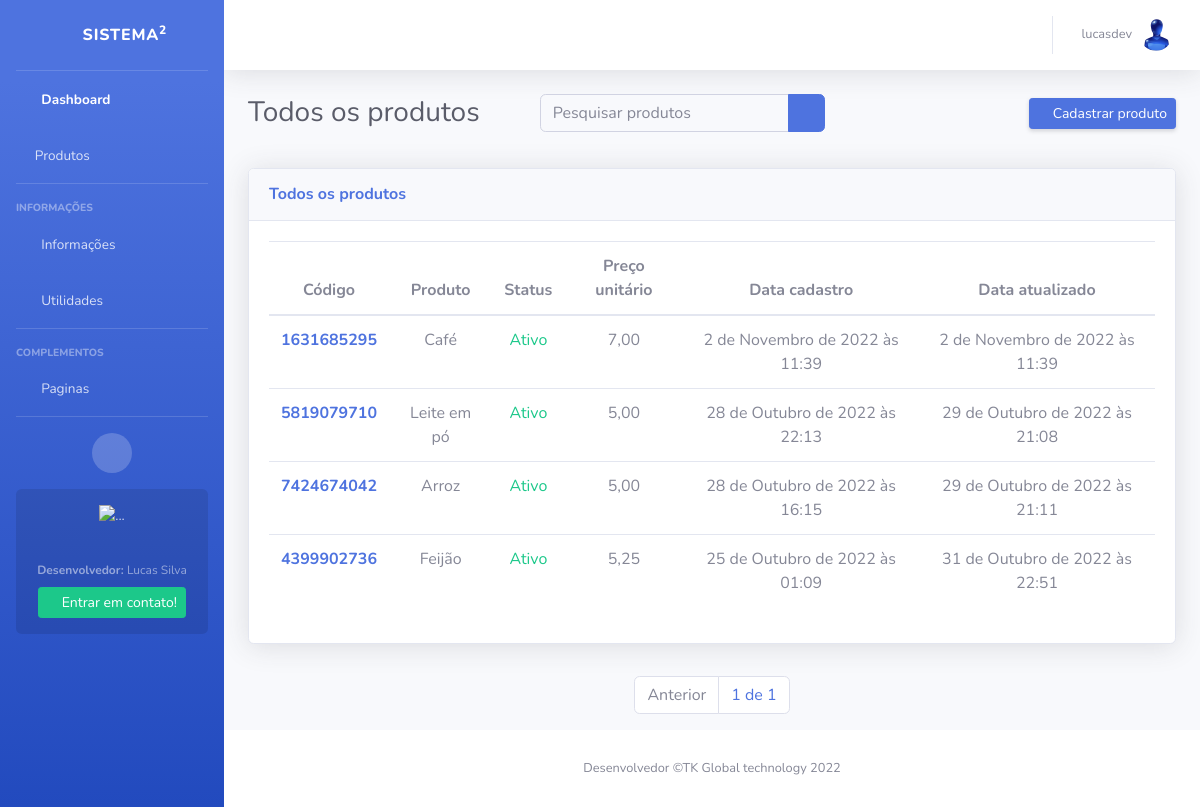
The page /produtos/todos/ (signed in) on the database as committed earlier.
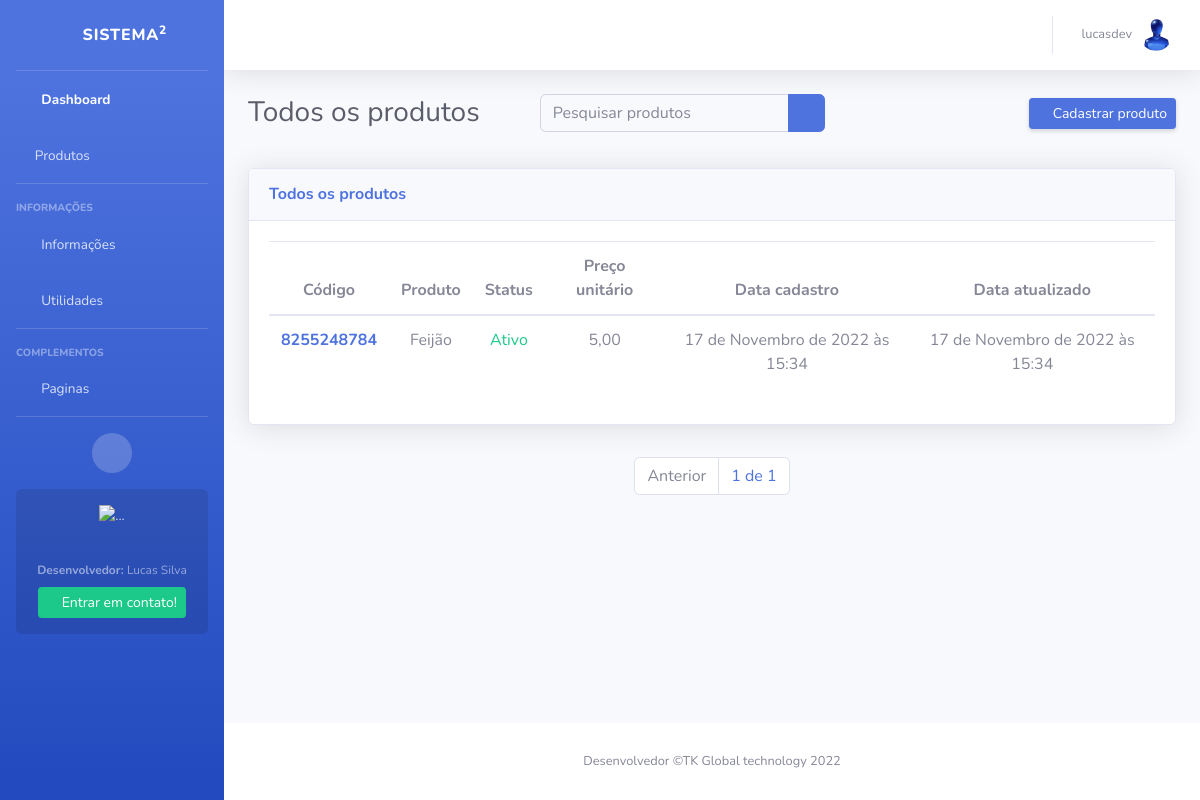
The same page on the database as committed later.
### apps/products/models/products.py (models this page shows, shortened)
class Products(models.Model):
    code = models.BigIntegerField(default=gerar_id, editable=False)
    created_by_user = models.ForeignKey(User, on_delete=models.CASCADE)
    name = models.CharField(max_length=50)
    value = models.DecimalField(max_digits=9, decimal_places=2)
    quantity = models.BigIntegerField(default=1, null=True, blank=True)
    amunt_sell = models.DecimalField(max_digits=9, decimal_places=2, null=True, blank=True)
    status = models.BooleanField(default=True)
    image = models.ImageField(upload_to=upload_to, default='image.jpg', null=True, blank=True)
    date_create = models.DateTimeField(auto_now_add=True)
    date_update = models.DateTimeField(auto_now=True)
    """Aqui servirá para mostrar apenas produtos do usuario"""
    class Meta:
        db_table = 'products'
        verbose_name = 'Produto'
        verbose_name_plural = 'Produtos'
        ordering = ('-date_create',)

### apps/products/views/products.py (the view, shortened to what this page needs)
# urls.py: path('todos/', AllProductsView.as_view(), name='all-products'),
class AllProductsView(LoginRequiredMixin, ListView):
    template_name = 'all-products.html'
    edirect_field_name = 'login'
    model = Products
    def get_queryset(self):
        return Products.objects.all()
    def get(self, request, *args, **kwargs):
        self.object_list = self.get_queryset()
        allow_empty = self.get_allow_empty()
        producs = Products.objects.all().order_by('-date_create')
        queryset = request.GET.get('q')
        print(queryset)
        paginator = Paginator(producs, 10)
        page = self.request.GET.get('page')
        posts = paginator.get_page(page)
        context = dict()
        context['producs'] = posts
        return self.render_to_response(context)

### apps/products/templates/all-products.html (shortened to what the changed rows need)
{% extends 'base.html' %}
{% load static %}
{% block body %}
<div class="container-fluid">
    <div class="d-sm-flex align-items-center justify-content-between mb-4">
        <h1 class="h3 mb-0 text-gray-800">Todos os produtos</h1>
    </div>
        <section class="py-2">
              <div class="row">
                <div class="col-xl-12 col-lg-12">
                    <div class="card shadow mb-4">
                        <div class="card-body">
                            <div class="table-responsive-sm">
                                <table class="table table-hover">
                                    <thead>
                                      <tr  class="text-center">
                                        <th scope="col">Código</th>
                                        <th scope="col">Produto</th>
                                        <th scope="col">Status</th>
                                        <th scope="col">Preço unitário</th>
                                        <th scope="col">Data cadastro</th>
                                        <th scope="col">Data atualizado</th>
                                      </tr>
                                    </thead>
                                    <tbody>
                                        {% for product in producs %}
                                        <tr class="text-center">
                                            <th scope="row"><a href="{% url 'product-edit' product.pk  %}">{{product.code}}</a></th>
                                            <td>{{product.name}}</td>
                                            <td>
                                                {% if product.status == True  %}
                                                    <span class="text-success">Ativo</span>
                                                {% else %}
                                                <span class="text-danger">Desativado</span>
                                                {% endif %}
                                            </td>
                                            <td>{{product.value}}</td>
                                            <td>{{product.date_create}}</td>
                                            <td>{{product.date_update}}</td>
                                        </tr>
                                        {% endfor %}
                                    </table>
                            </div>
                        </div>
                    </div>
                </div>
            </div>
    </section>
</div>
{% endblock body %}

Rows that differ between the two databases and show on the page:
removed Products: code "1631685295", name "Café", status "Ativo", value "7,00", date_create "2 de Novembro de 2022 às 11:39", date_update "2 de Novembro de 2022 às 11:39"
removed Products: code "5819079710", name "Leite em pó", status "Ativo", value "5,00", date_create "28 de Outubro de 2022 às 22:13", date_update "29 de Outubro de 2022 às 21:08"
removed Products: code "7424674042", name "Arroz", status "Ativo", value "5,00", date_create "28 de Outubro de 2022 às 16:15", date_update "29 de Outubro de 2022 às 21:11"
removed Products: code "4399902736", name "Feijão", status "Ativo", value "5,25", date_create "25 de Outubro de 2022 às 01:09", date_update "31 de Outubro de 2022 às 22:51"
added Products: code "8255248784", name "Feijão", status "Ativo", value "5,00", date_create "17 de Novembro de 2022 às 15:34", date_update "17 de Novembro de 2022 às 15:34"
